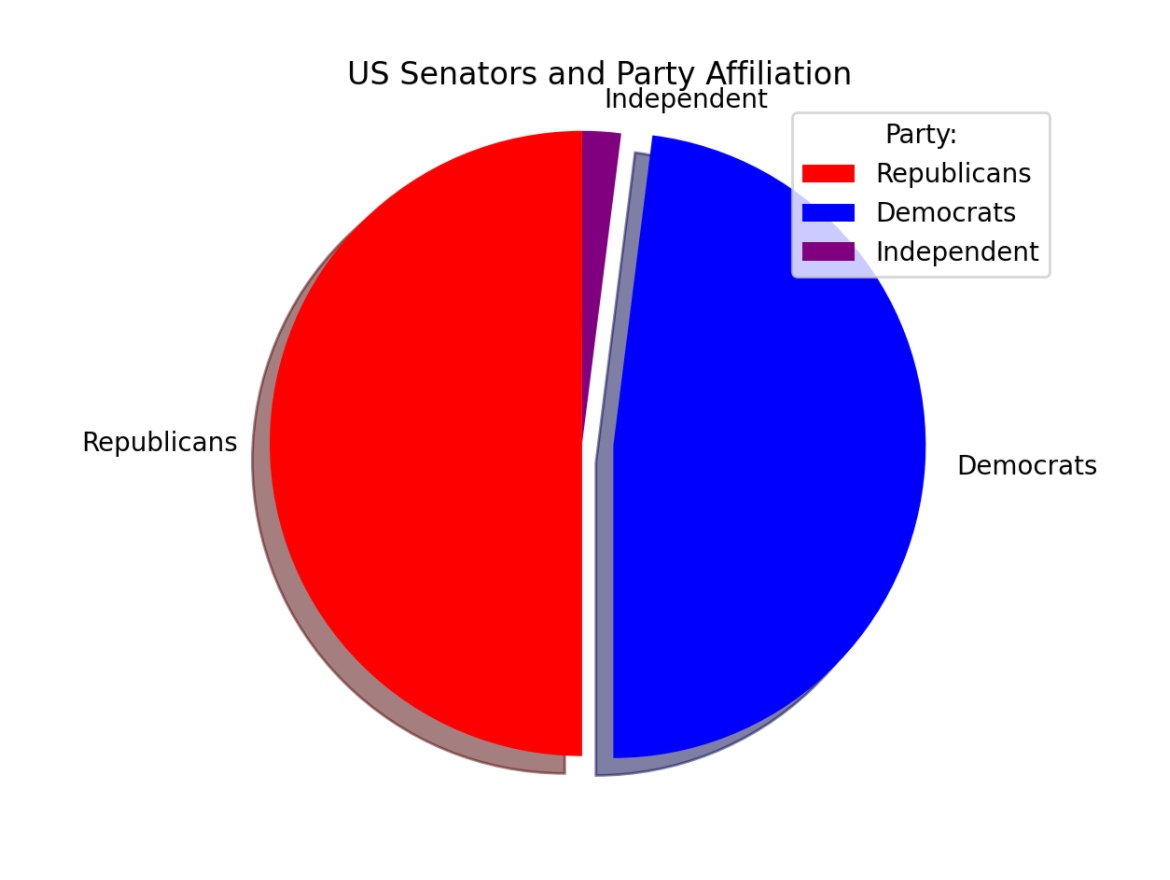

Recreate this plot in Python.
#importing stuff
import json
import pprint
import matplotlib.pyplot as plt
import numpy as np


#with open('us_senators.json', 'r', encoding = 'ASCII') as f:
        #sen = f.read()
        #us_senators = json.loads(sen)
#with open('us_governors.json', 'r', encoding = 'ASCII') as f:
        #gov = f.read()
        #us_governors = json.loads(gov)

#GRAPH 1
democrat=0
republican=0
independent=0

file= 'us_senators.json'
with open(file) as f:
    text = f.read()
    us_senators=json.loads(text)
pprint.pprint(us_senators)

for senators in us_senators['objects']:
    for key in senators:
        if key =='party':
            if senators['party']=='Republican':
                republican+=1
            if senators['party']=='Democrat':
                democrat+=1
            if senators['party']=='Independent':
                independent+=1

print(republican)
print(democrat)
print(independent)

# Pie chart, where the slices will be ordered and plotted counter-clockwise:
labels = 'Republicans', 'Democrats', 'Independent'
sizes = [50, 48, 2]
explode = (0, 0.1, 0)  
colors = ["red", "blue", "purple"]


fig1, ax1 = plt.subplots()
ax1.pie(sizes, explode=explode, labels=labels, colors=colors,
        shadow=True, startangle=90)
ax1.axis('equal')  # Equal aspect ratio ensures that pie is drawn as a circle.

plt.legend(title = "Party:")
plt.title("US Senators and Party Affiliation")
plt.show()
